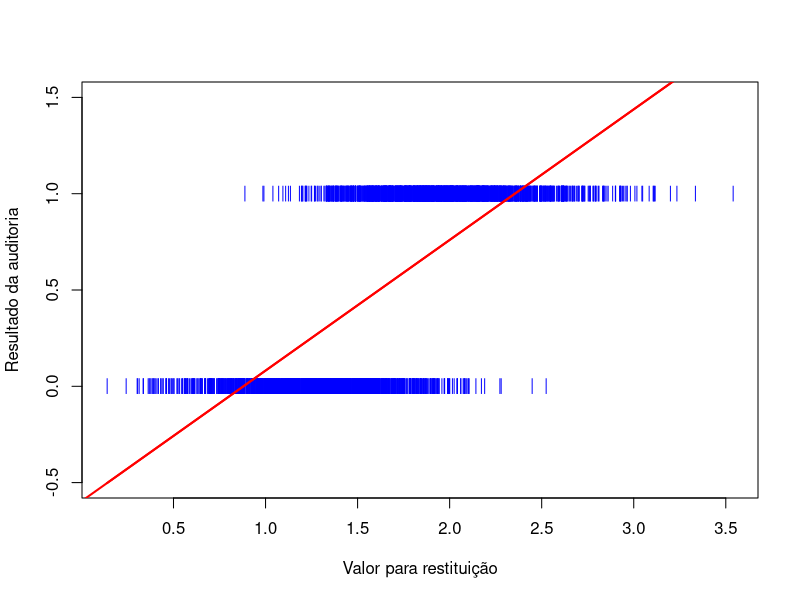
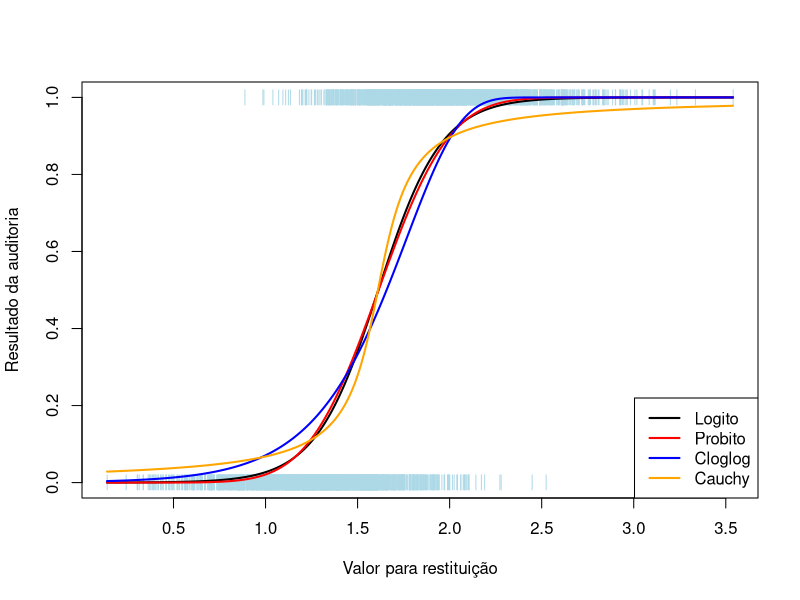

Here is the R script that generated these plots, in order:
## ---- chunk 1
knitr::opts_chunk$set(echo = TRUE)
## ---- chunk 2
auditoria <- read.csv2('auditoria.csv')

## Modelo de regressão linear
ajuste <- lm(audit ~ rest, data = auditoria)

# par(las = 1, mar = c(5,4,2,2), cex = 1.4)
plot(audit ~ rest, data = auditoria, pch = "|", ylim = c(-0.5, 1.5), col = 'blue',
     xlab = 'Valor para restituição', ylab = 'Resultado da auditoria')

# Aparentemente, prestações de contas com maiores valores requeridos
# estão mais propensas a erros.

abline(coef(ajuste), col = 'red', lwd = 2)
lines(sort(auditoria$rest), fitted(ajuste)[order(auditoria$rest)], col = 'red', lwd = 2)
## ---- chunk 3

## Função de ligação logito
ajuste2 <- glm(audit ~ rest, family = binomial(link = logit), data = auditoria)
summary(ajuste2)

## Função de ligação probito 
ajuste3 <- glm(audit ~ rest, family = binomial(link = probit), data = auditoria)
summary(ajuste3)

## Função de ligação complemento log-log
ajuste4 <- glm(audit ~ rest, family = binomial(link = cloglog), data = auditoria)
summary(ajuste4)

## Função de ligação Cauchy
ajuste5 <- glm(audit ~ rest, family = binomial(link = cauchit), data = auditoria)
summary(ajuste5)

# par(las = 1, mar = c(5,4,2,2), cex = 1.4)
plot(audit ~ rest, data = auditoria, pch = "|", ylim = c(0,1), col = 'lightblue',
     xlab = 'Valor para restituição', ylab = 'Resultado da auditoria')

# Linha da função de ligação logito
lines(sort(auditoria$rest), predict(ajuste2, type = 'response')[order(auditoria$rest)], 
      col = 'black', lwd = 2)

# Linha da função de ligação probito
lines(sort(auditoria$rest), predict(ajuste3, type = 'response')[order(auditoria$rest)], 
      col = 'red', lwd = 2)

## Linha da de ligação complemento log-log
lines(sort(auditoria$rest), predict(ajuste4, type = 'response')[order(auditoria$rest)], 
      col = 'blue', lwd = 2)

# Linha da função de ligação cauchy
lines(sort(auditoria$rest), predict(ajuste5, type = 'response')[order(auditoria$rest)], 
      col = 'orange', lwd = 2)

legend(x = 'bottomright', lwd = 2, col = c('black', 'red', 'blue', 'orange'),
       legend = c('Logito', 'Probito', 'Cloglog', 'Cauchy'))
## ---- chunk 4
AIC(ajuste2, ajuste3, ajuste4, ajuste5)
